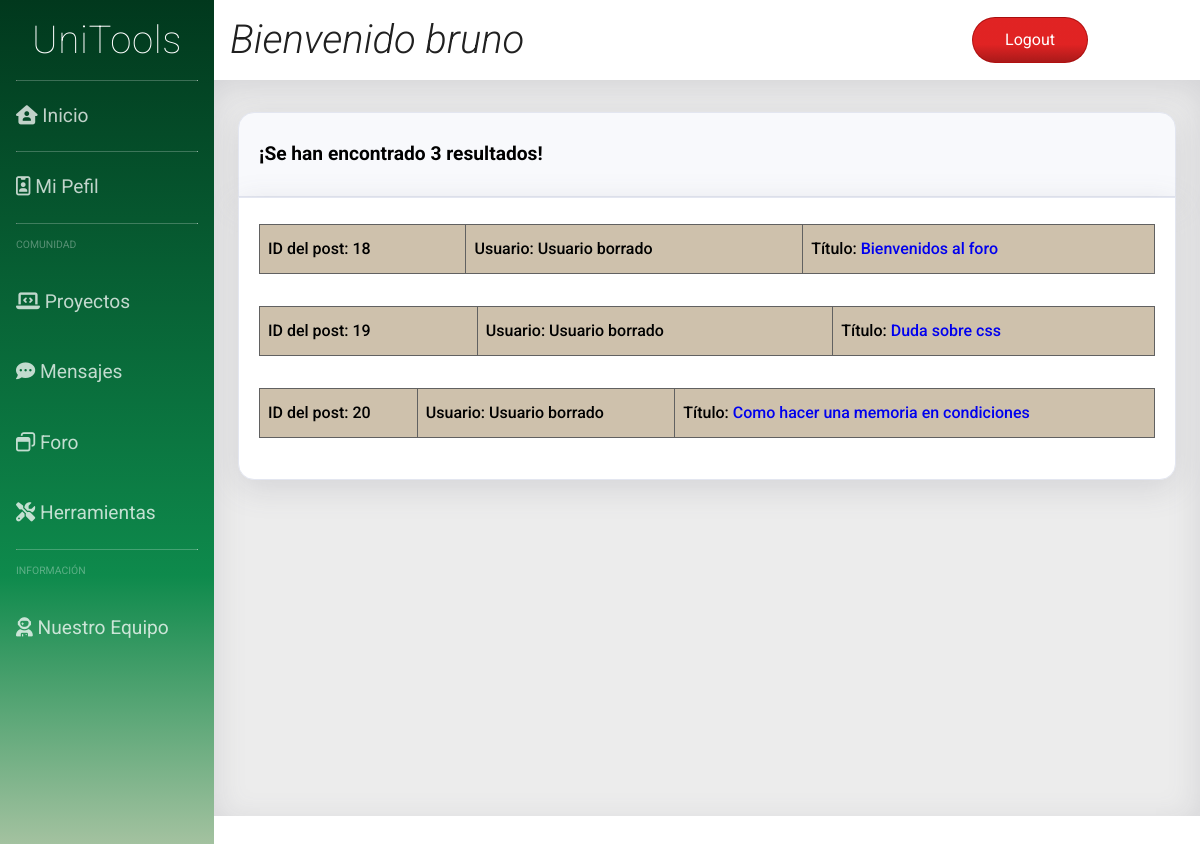
Page /search.php (signed in) on the committed database.
### tables this page shows
CREATE TABLE `posts` (
  `id_post` int(11) NOT NULL,
  `user` int(11) NOT NULL,
  `title` text NOT NULL,
  `content` text NOT NULL,
  `id_cat` int(11) NOT NULL
);

### dao/dao_post.php (called while the page is built, shortened)
<?php
include_once('DAO.php');
include_once('post_class.php');
class DAOpost extends DAO {
	public function search_certain_post($search){
		$sql = "SELECT * FROM posts WHERE id_post LIKE '%%$search%%' OR user LIKE '%%$search%%' OR title LIKE '%%$search%%' OR content LIKE '%%$search%%' OR id_cat LIKE '%%$search%%'";
		$query = $this->devolverConsulta($sql);
		$array = [];
		while($result = mysqli_fetch_assoc($query)){
            $post = new TOUpost( $result['id_post'],$result['user'],$result['title'],$result['content'],$result['id_cat']);
            array_push($array, $post);
		}
		return $array;
	}
}
?>

### dao/DAO.php (called while the page is built, shortened)
<?php
class DAO {
	public $conn;
	public function __construct() {
		if (!$this->conn){
			if(isset($_SESSION['admin']) && $_SESSION['admin']){
				$this->conn = mysqli_connect("localhost", "root", "", "unitoolsdb");
			}else{
				$this->conn = mysqli_connect("localhost", "Usuario", "User", "unitoolsdb");
			}
		}
	}
	public function ejecutarConsulta($query){
		$result = mysqli_query($this->conn, $query) or die($this->conn->error);
        $array = mysqli_fetch_assoc($result);
		return $array;
	}
	public function devolverConsulta($query){
		$result = mysqli_query($this->conn, $query) or die($this->conn->error);
		return $result;
	}
}
?>

### dao/post_class.php (called while the page is built, shortened)
<?php
class TOUPost {
	private $id_Post;
	private $title;
	function __construct($id_post ='',$user='',$title='',$content='',$category=''){
        $this->id_Post = $id_post;
		$this->title = $title;
	}
	public function get_id(){
		return $this->id_Post;
	}
	public function get_title(){
		return $this->title;
	}
}
?>

### dao/dao_user.php (called while the page is built, shortened)
<?php
include_once('DAO.php');
class DAOUsuario extends DAO {
	public function search_userId($userId){
		$sql = sprintf("SELECT * FROM user WHERE id_User = $userId");
		if (!$this->ejecutarConsulta($sql))
			return null;
		else
		{
			$result = $this->ejecutarConsulta($sql);
			$user = new TOUser($result['id_user'],$result['email'],$result['password'],$result['username'],$result['premium'], $result['admin'], $result['name'], $result['aboutMe']);
			return $user;
		}
	}
}
?>

### search.php (the view, shortened to what this page needs)
<?php
if (!isset($_SESSION)) {
    include_once("dao/dao_post.php");
    include_once("dao/dao_user.php");
}
?>
<!DOCTYPE html>
<html>
<head>
    <link rel="stylesheet" type="text/css" href="css/hoja_OG.css">
    <link rel="stylesheet" type="text/css" href="css/side_OG.css">
    <link rel="stylesheet" type="text/css" href="css/cabecera_OG.css">
    <link rel="stylesheet" type="text/css" href="css/content_OG.css">
</head>
<body>
 <div class="contenedor">
<?php
require("includes/common/navegacion_OG.php");?>
<?php
require("includes/common/cabecera_OG.php");?>
<div class="contenido">
            <div class="fb-col box" id = "pg_s">
		    <div class="t1 fb-row" >
            <?php
            $dao_post = new DAOpost();
            $dao_user = new DAOUsuario();
            $search = $_POST['buscar'];
            $res = $dao_post->search_certain_post($search);
            if (count($res) == '1') {
                echo "<h2>¡Se han encontrado " . count($res) . " resultado!</h2>";
            } else {
                echo "<h2>¡Se han encontrado " . count($res) . " resultados!</h2>";
            }?>
            </div>
            <div class = "b1" id = "resultados_style">
            <?php
            while (!empty($res)) {
                $curr_post = array_shift($res);
                $post_id = $curr_post->get_id();
                $usuario = $dao_user->search_userId($post_id);
                $title = $curr_post->get_title();
                if ($usuario == null) {
                    $username = "Usuario borrado";
                } else {
                    $username = $usuario->get_username();
                }
                echo "<table id = 't02' style='width:100%' class=\"posts\">";
                echo "<tbody>";
                echo "<tr>";
                echo "<td>ID del post: " . $post_id . "</td>";
                echo "<td>Usuario: " . $username . "</td>";
                echo "<td>Título: " . "<a href=\"post.php?id=" . $post_id . "\">" . $title . "</a></td>";
                echo "</tr>";
                echo "</tbody>";
                echo "</table>";
            }
            ?>
                </div>
        </div>
    </div>
</body>

### css/hoja_OG.css (style rules this page uses)
html, body { height: 100%; min-height: 100%; margin: 0; font-size: 1rem; line-height: 2; text-align: left; font-family: "Roboto", sans-serif; overflow: hidden; }
.contenedor { display: grid; grid-gap: 0; grid-template-columns: [c1] 1fr [c2] 5.5fr; grid-template-rows: [r1] 1fr [r2] 11fr; width: auto; height: auto; min-width: 100%; min-height: 100%; background-color: #fff; color: #000000; }
a { text-decoration: none; }
.fb-col { display: flex; flex-direction: column; }
.fb-row { display: flex; flex-flow: row wrap; padding-left: 0; }
.box { background-color: transparent; color: black; word-wrap: break-word; margin: 2rem 1.5rem 0; }
.t1 { border: 1px solid #e3e6f0; padding: 0.4rem 1.25rem; margin-bottom: 0; background-color: #f8f9fc; border-bottom: 1px solid #e3e6f0; border-top-left-radius: 1rem; border-top-right-radius: 1rem; border-bottom-left-radius: 0; border-bottom-right-radius: 0; color: #000; box-shadow: 0 0.5rem 2rem 0 rgba(96, 98, 114, 0.178); }
.b1 { border: 1px solid #e3e6f0; padding: 0.6rem 1.25rem; background-color: white; border-radius: 1rem; border-bottom-left-radius: 1rem; border-bottom-right-radius: 1rem; border-top-left-radius: 0; border-top-right-radius: 0; color: #000; box-shadow: 0 0.5rem 2rem 0 rgba(96, 98, 114, 0.178); }
.box h2 { font-weight: 300; font-size: 120%; }
table { width: 100%; margin: 1rem 0 2rem 0; }
table tbody { border-radius: 3rem; }
table, th, td { border: 1px solid rgb(97, 97, 97); border-collapse: collapse; }
th, td { text-align: left; padding: 0.5rem; }
tr:nth-child(odd) { background-color: #cec1ac; }

### css/content_OG.css (style rules this page uses)
* { box-sizing: border-box; }
.contenido { grid-column: c2; grid-row: r2; background-color: rgb(236, 236, 236); color: rgb(37, 37, 37); padding-top: 0px; margin: 0; max-height: 92vh; overflow-y: scroll; width: 100%; padding-bottom: 100px; box-shadow: inset 0 0.5rem 2rem 0 rgba(96, 98, 114, 0.178); }
#resultados_style { font-weight: 500; }
#pg_s h2 { font-weight: bold; }

### rows in the picture
posts: id_post "18", username "Usuario borrado", title "Bienvenidos al foro"
posts: id_post "19", username "Usuario borrado", title "Duda sobre css"
posts: id_post "20", username "Usuario borrado", title "Como hacer una memoria en condiciones"

### other values in the picture
$_SESSION["username"] "bruno"
count($res) "3"
